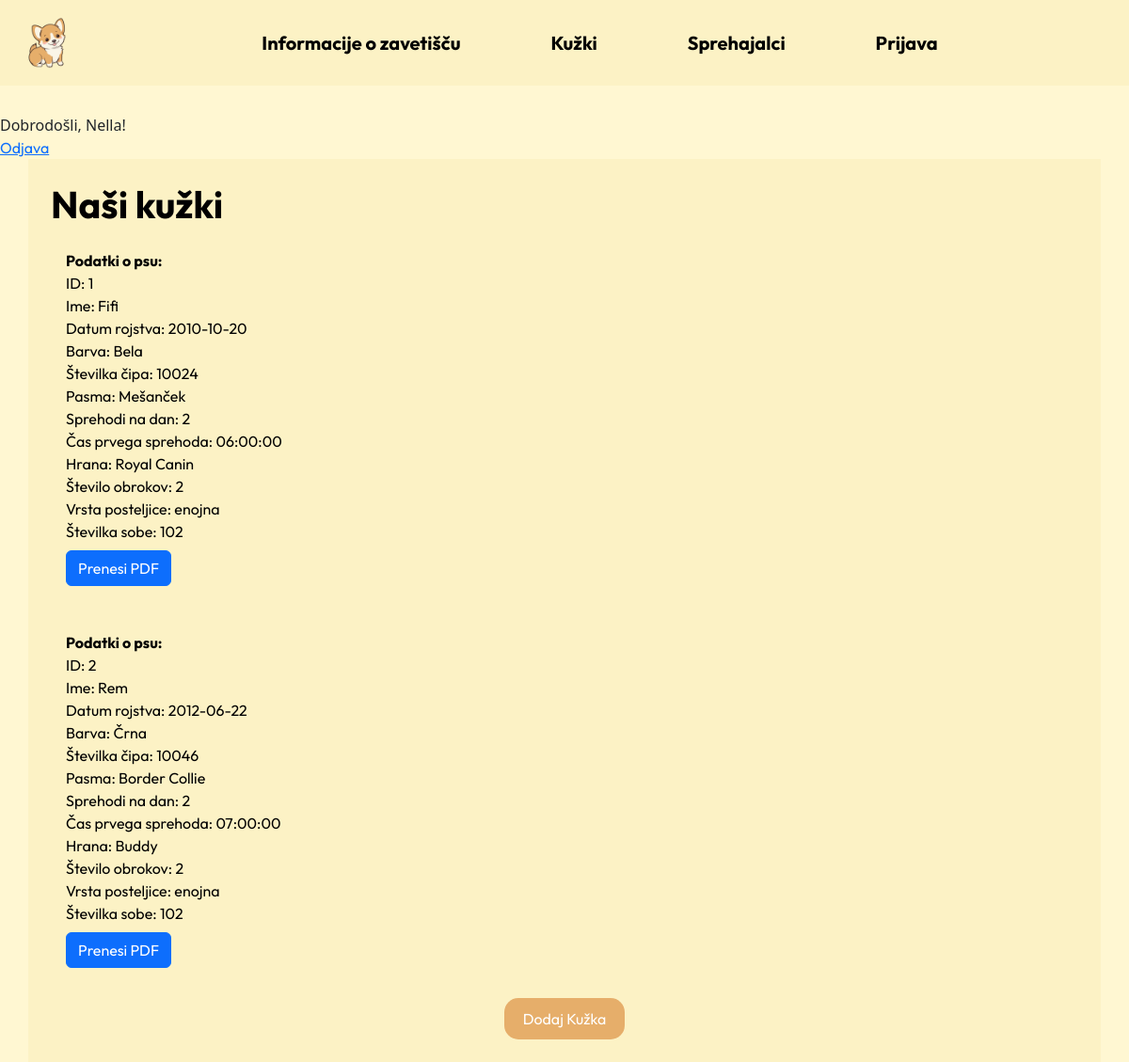
Page /kuzki.php (signed in) on the committed database.
### tables this page shows
CREATE TABLE KUZA(
id_kuza INT NOT NULL PRIMARY KEY AUTO_INCREMENT,
ime VARCHAR(45) NOT NULL,
datumRojstva DATE,
barva VARCHAR(15) NOT NULL,
stCipa INT NOT NULL,
TK_pasma INT NOT NULL,
TK_posteljica INT NOT NULL,
TK_sprehajalec INT NOT NULL,
TK_hranjenje INT NOT NULL,
TK_sprehod INT NOT NULL
);

CREATE TABLE PASMA(
id_pasma INT NOT NULL PRIMARY KEY AUTO_INCREMENT,
pasma VARCHAR(45) NOT NULL
);

CREATE TABLE SPREHOD(
id_sprehod INT NOT NULL PRIMARY KEY AUTO_INCREMENT,
kolicinaSprehodov INT NOT NULL,
casPrvegaSprehoda TIME,
casDrugegaSprehoda TIME,
casTretjegaSprehoda TIME,
casCetrtegaSprehoda TIME
);

CREATE TABLE HRANJENJE(
id_hranjenje INT NOT NULL PRIMARY KEY AUTO_INCREMENT,
imeHrane VARCHAR(45) NOT NULL,
stObrokov INT NOT NULL,
casPrvegaObroka TIME,
casDrugegaObroka TIME,
casTretjegaaObroka TIME,
casCetrtegaObroka TIME
);

CREATE TABLE POSTELJICA(
id_posteljica INT NOT NULL PRIMARY KEY AUTO_INCREMENT,
vrstaPosteljice VARCHAR(45) NOT NULL,
stPosteljice INT NOT NULL,
TK_soba INT NOT NULL
);

CREATE TABLE SOBA(
id_soba INT NOT NULL PRIMARY KEY AUTO_INCREMENT,
stSobe INT NOT NULL,
kapaciteta INT NOT NULL
);

### kuzki.php (the view, shortened to what this page needs)
<!DOCTYPE html>
<html lang="en">
<head>
    <link href="https://cdn.jsdelivr.net/npm/bootstrap@5.3.3/dist/css/bootstrap.min.css" rel="stylesheet">
    <link href="CSS/Stil.css" rel="stylesheet">
</head>
<body>
<?php
      include("Includes/navigacija.php");
?>
<?php
echo "Dobrodošli, " . htmlspecialchars($_SESSION['ime']) . "!";
echo "<br><a href='odjava.php'>Odjava</a>";
?>
<div class="container ozadje_diva pisava_glavna">
    <div class="row">
        <h1 class="naslovTeme" align="left"><b>Naši kužki</b></h1><br><br>
        <div class="col-6">
<?php
$conn = mysqli_connect("localhost", "root", "", "sprehajalecpsov");
function PodatkiPsov($conn) {
    $sql = "
        SELECT
            k.id_kuza,
            k.ime AS ime_pes,
            k.datumRojstva AS rojstvo_pes,
            k.barva,
            k.stCipa,
            p.pasma,
            s.kolicinaSprehodov,
            s.casPrvegaSprehoda,
            h.imeHrane,
            h.stObrokov,
            post.vrstaPosteljice,
            soba.stSobe
        FROM
            KUZA k
        JOIN PASMA p ON k.TK_pasma = p.id_pasma
        JOIN SPREHOD s ON k.TK_sprehod = s.id_sprehod
        JOIN HRANJENJE h ON k.TK_hranjenje = h.id_hranjenje
        JOIN POSTELJICA post ON k.TK_posteljica = post.id_posteljica
        JOIN SOBA soba ON post.TK_soba = soba.id_soba
    ";
    $result = $conn->query($sql);
    $PesPodatki = [];
    if ($result->num_rows > 0) {
        while ($row = $result->fetch_assoc()) {
            $PesPodatki[] = $row;
        }
    }
    return $PesPodatki;
}
$psi = PodatkiPsov($conn);
function IzpisPsov($pesPodatek) {
    echo "<div class='p-3 mb-3'>";
    echo "<strong>Podatki o psu:</strong><br>";
    echo "ID: " . $pesPodatek["id_kuza"] . "<br>";
    echo "Ime: " . $pesPodatek["ime_pes"] . "<br>";
    echo "Datum rojstva: " . $pesPodatek["rojstvo_pes"] . "<br>";
    echo "Barva: " . $pesPodatek["barva"] . "<br>";
    echo "Številka čipa: " . $pesPodatek["stCipa"] . "<br>";
    echo "Pasma: " . $pesPodatek["pasma"] . "<br>";
    echo "Sprehodi na dan: " . $pesPodatek["kolicinaSprehodov"] . "<br>";
    echo "Čas prvega sprehoda: " . $pesPodatek["casPrvegaSprehoda"] . "<br>";
    echo "Hrana: " . $pesPodatek["imeHrane"] . "<br>";
    echo "Število obrokov: " . $pesPodatek["stObrokov"] . "<br>";
    echo "Vrsta posteljice: " . $pesPodatek["vrstaPosteljice"] . "<br>";
    echo "Številka sobe: " . $pesPodatek["stSobe"] . "<br>";
    echo "<form method='POST' action='prenesi_pdf.php'>
        <input type='hidden' name='id_kuza' value='" . htmlspecialchars($pesPodatek["id_kuza"]) . "'>
        <button type='submit' class='btn btn-primary mt-2'>Prenesi PDF</button>
    </form>";
    echo "</div>";
}
if (!empty($psi)) {
    foreach ($psi as $pes) {
        IzpisPsov($pes);
    }
} else {
    echo "<strong>V bazi ni podatkov o psih.</strong>";
}
?>
    </div>
    <a align="center" href="dodajanje.php" target="_blank"><button type="button" class="dodajanje">Dodaj Kužka</button></a>
  </div>
</div>
</body>
</html>

### CSS/Stil.css (style rules this page uses)
* { font-family: Outfit ; color: #000000; }
body { background-color: #fff7d2; }
.ozadje_diva { background-color: #fcf2c5; padding: 2%; }
.dodajanje { background-color: #E6AE6A; color: white; border: none; border-radius: 15px; padding: 10px 20px; font-size: 16px; cursor: pointer; transition: background-color 0.3s ease; }

### rows in the picture
kuza: id_kuza "1", ime "Fifi", datumRojstva "2010-10-20", barva "Bela", stCipa "10024", TK_pasma.pasma "Mešanček", TK_sprehod.kolicinaSprehodov "2", TK_sprehod.casPrvegaSprehoda "06:00:00", TK_hranjenje.imeHrane "Royal Canin", TK_hranjenje.stObrokov "2", TK_posteljica.vrstaPosteljice "enojna", soba.stSobe "102"
kuza: id_kuza "2", ime "Rem", datumRojstva "2012-06-22", barva "Črna", stCipa "10046", TK_pasma.pasma "Border Collie", TK_sprehod.kolicinaSprehodov "2", TK_sprehod.casPrvegaSprehoda "07:00:00", TK_hranjenje.imeHrane "Buddy", TK_hranjenje.stObrokov "2", TK_posteljica.vrstaPosteljice "enojna", soba.stSobe "102"

### other values in the picture
$_SESSION['ime'] "Nella"
